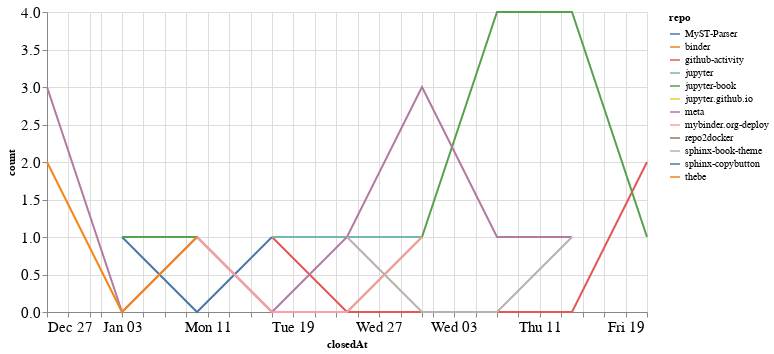

Write notebook code for a chart like this one.
### Code cell
closed_by_time = closed_by.groupby('repo').resample('W', on='closedAt').count()['author'].reset_index()
closed_by_time = closed_by_time.rename(columns={'author': 'count'})

alt.Chart(closed_by_time, width=600).mark_line().encode(
    x='closedAt',
    y='count',
    color='repo',
    tooltip="repo"
)

### Figure 1 — Vega-Lite specification as saved in the notebook (floating-point values rounded to 4 significant figures)
{"config": {"axisLeft": {"labelFontSize": 15}, "axisBottom": {"labelFontSize": 15}}, "data": {"name": "data-a371dae3881474b47dfbf98e8be442da"}, "mark": "line", "encoding": {"color": {"type": "nominal", "field": "repo"}, "tooltip": {"type": "nominal", "field": "repo"}, "x": {"type": "temporal", "field": "closedAt"}, "y": {"type": "quantitative", "field": "count"}}, "width": 600, "$schema": "https://vega.github.io/schema/vega-lite/v4.8.1.json", "datasets": {"data-a371dae3881474b47dfbf98e8be442da": [{"repo": "MyST-Parser", "closedAt": "2021-01-03T00:00:00", "count": 1}, {"repo": "MyST-Parser", "closedAt": "2021-01-10T00:00:00", "count": 0}, {"repo": "MyST-Parser", "closedAt": "2021-01-17T00:00:00", "count": 1}, {"repo": "binder", "closedAt": "2021-01-31T00:00:00", "count": 1}, {"repo": "github-activity", "closedAt": "2021-01-17T00:00:00", "count": 1}, {"repo": "github-activity", "closedAt": "2021-01-24T00:00:00", "count": 0}, {"repo": "github-activity", "closedAt": "2021-01-31T00:00:00", "count": 0}, {"repo": "github-activity", "closedAt": "2021-02-07T00:00:00", "count": 0}, {"repo": "github-activity", "closedAt": "2021-02-14T00:00:00", "count": 0}, {"repo": "github-activity", "closedAt": "2021-02-21T00:00:00", "count": 2}, {"repo": "jupyter", "closedAt": "2021-01-17T00:00:00", "count": 1}, {"repo": "jupyter", "closedAt": "2021-01-24T00:00:00", "count": 1}, {"repo": "jupyter", "closedAt": "2021-01-31T00:00:00", "count": 1}, {"repo": "jupyter-book", "closedAt": "2021-01-03T00:00:00", "count": 1}, {"repo": "jupyter-book", "closedAt": "2021-01-10T00:00:00", "count": 1}, {"repo": "jupyter-book", "closedAt": "2021-01-17T00:00:00", "count": 0}, {"repo": "jupyter-book", "closedAt": "2021-01-24T00:00:00", "count": 0}, {"repo": "jupyter-book", "closedAt": "2021-01-31T00:00:00", "count": 1}, {"repo": "jupyter-book", "closedAt": "2021-02-07T00:00:00", "count": 4}, {"repo": "jupyter-book", "closedAt": "2021-02-14T00:00:00", "count": 4}, {"repo": "jupyter-book", "closedAt": "2021-02-21T00:00:00", "count": 1}, {"repo": "jupyter.github.io", "closedAt": "2021-02-07T00:00:00", "count": 1}, {"repo": "meta", "closedAt": "2020-12-27T00:00:00", "count": 3}, {"repo": "meta", "closedAt": "2021-01-03T00:00:00", "count": 0}, {"repo": "meta", "closedAt": "2021-01-10T00:00:00", "count": 1}, {"repo": "meta", "closedAt": "2021-01-17T00:00:00", "count": 0}, {"repo": "meta", "closedAt": "2021-01-24T00:00:00", "count": 1}, {"repo": "meta", "closedAt": "2021-01-31T00:00:00", "count": 3}, {"repo": "meta", "closedAt": "2021-02-07T00:00:00", "count": 1}, {"repo": "meta", "closedAt": "2021-02-14T00:00:00", "count": 1}, {"repo": "mybinder.org-deploy", "closedAt": "2021-01-10T00:00:00", "count": 1}, {"repo": "mybinder.org-deploy", "closedAt": "2021-01-17T00:00:00", "count": 0}, {"repo": "mybinder.org-deploy", "closedAt": "2021-01-24T00:00:00", "count": 0}, {"repo": "mybinder.org-deploy", "closedAt": "2021-01-31T00:00:00", "count": 1}, {"repo": "repo2docker", "closedAt": "2021-01-24T00:00:00", "count": 1}, {"repo": "sphinx-book-theme", "closedAt": "2021-01-24T00:00:00", "count": 1}, {"repo": "sphinx-book-theme", "closedAt": "2021-01-31T00:00:00", "count": 0}, {"repo": "sphinx-book-theme", "closedAt": "2021-02-07T00:00:00", "count": 0}, {"repo": "sphinx-book-theme", "closedAt": "2021-02-14T00:00:00", "count": 1}, {"repo": "sphinx-copybutton", "closedAt": "2021-01-03T00:00:00", "count": 1}, {"repo": "thebe", "closedAt": "2020-12-27T00:00:00", "count": 2}, {"repo": "thebe", "closedAt": "2021-01-03T00:00:00", "count": 0}, {"repo": "thebe", "closedAt": "2021-01-10T00:00:00", "count": 1}]}}
